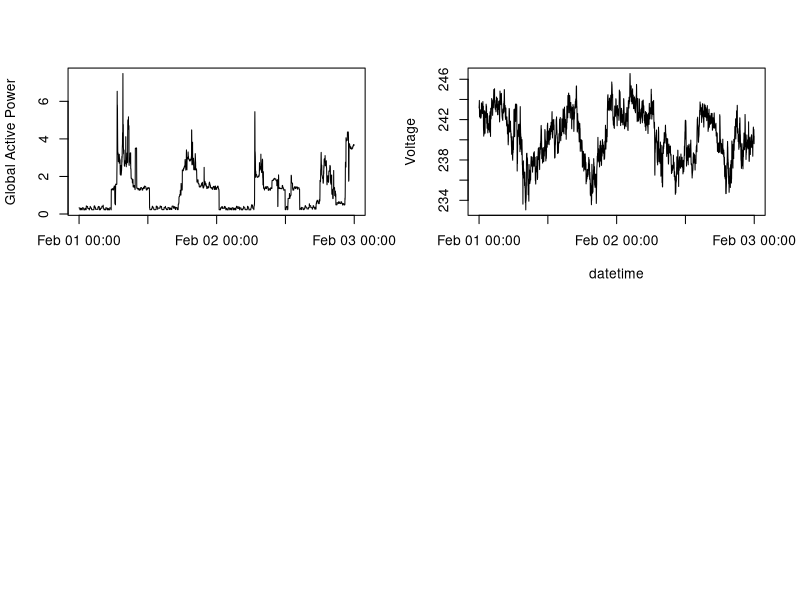

This chart was generated by the following R code: (Note: this script raises an error after producing the figure.)
powerUsage <- read.csv("2DayData.csv",sep=" ")
powerUsage$DT <- as.POSIXct(paste(powerUsage$Date, powerUsage$Time), format="%Y-%m-%d %H:%M:%S")


png(filename = "plot4.png",width = 480, height = 480, units = "px", pointsize = 12)
par(mfrow=c(2,2))

#Graph 1
gap <- as.character(powerUsage$Global_active_power)
gap_numeric <- as.numeric(gap)
plot(gap_numeric ~ powerUsage$DT,col="black",ylab="Global Active Power",type="l",xlab="")


#Graph 2
volt <- as.character(powerUsage$Voltage)
volt_numeric <- as.numeric(volt)
plot(volt_numeric ~ powerUsage$DT,col="black",ylab="Voltage",xlab="datetime",type="l")

#graph 3
as.character(powerUsage$Sub_metering_1)
sm1_numeric <- as.numeric(sm1)
sm2 <- as.character(powerUsage$Sub_metering_2)
sm2_numeric <- as.numeric(sm2)
sm3 <- as.character(powerUsage$Sub_metering_3)
sm3_numeric <- as.numeric(sm3)
plot(sm1_numeric ~ powerUsage$DT,col="black",ylab="Energy sub metering",type="l",xlab="")
lines(sm2_numeric ~ powerUsage$DT,col="red")
lines(sm3_numeric ~ powerUsage$DT,col="blue")
legend("topright",col=c("black","red","blue"),legend=c("sub metering 1","sub metering 2","sub metering 3"),cex = .7, lwd = 3)

grp <- as.character(powerUsage$Global_reactive_power)
grp_numeric <- as.numeric(grp)
plot(grp_numeric ~ powerUsage$DT,col="black",ylab="Global_reactive_power",xlab="datetime",type="l")

dev.off()
